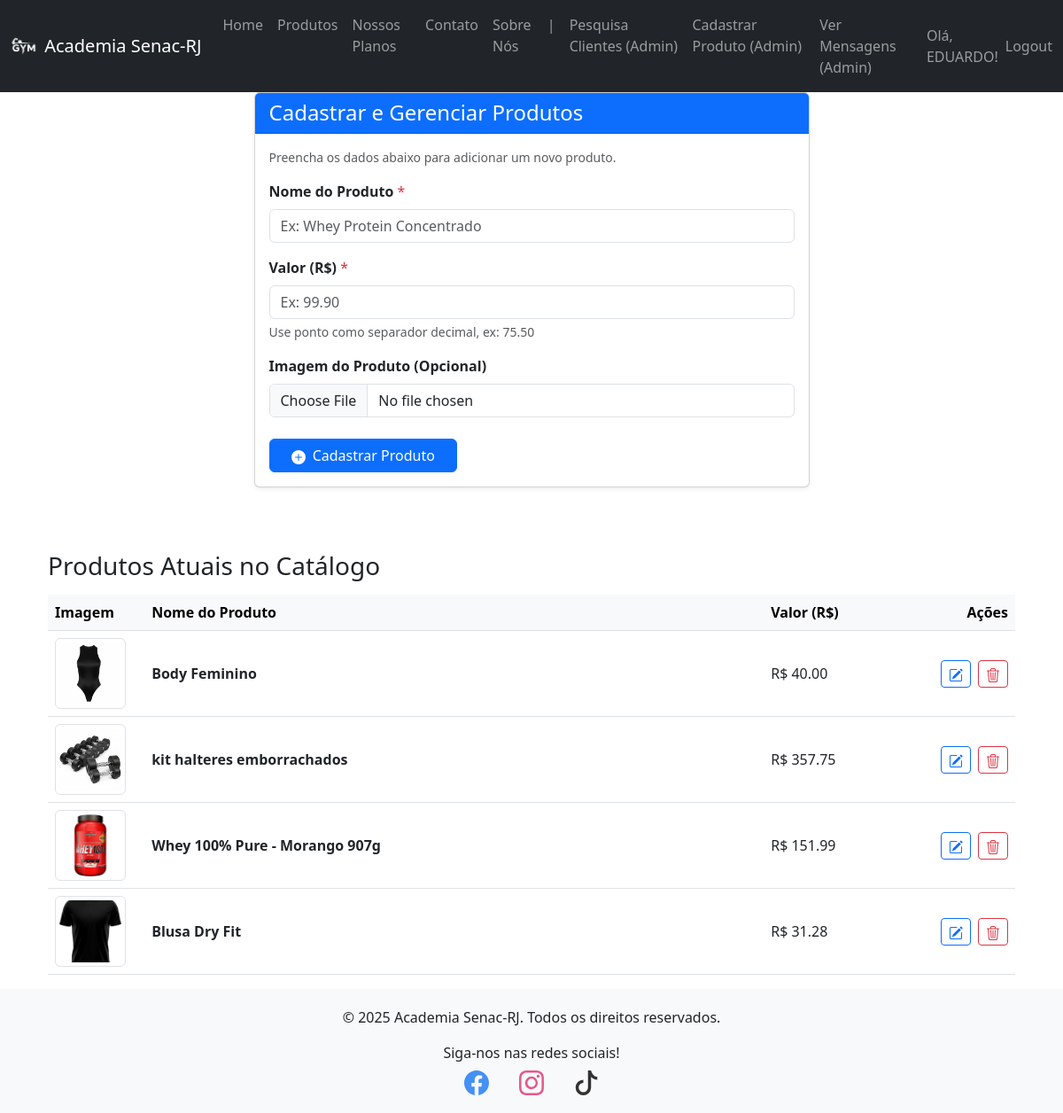
Screenshot of /gerenciamento/cadastrar-produto/ (signed in) with the database file from the repository.
### app_academia/models.py (models this page shows, shortened)
class Produto(models.Model):
    nome_produto = models.CharField(max_length=100)
    valor = models.DecimalField(max_digits=10, decimal_places=2)
    imagem_produto = models.ImageField(upload_to='produtos_imagens/', blank=True, null=True)

### app_academia/views.py (the view)
# urls.py: path('gerenciamento/cadastrar-produto/', views.cadastrar_produto_view, name='cadastrar_produto'),
@staff_member_required
def cadastrar_produto_view(request):
    if request.method == 'POST':
        form = ProdutoForm(request.POST, request.FILES)
        if form.is_valid():
            produto_salvo = form.save()
            messages.success(request, f"Produto '{produto_salvo.nome_produto}' cadastrado com sucesso!")
            return redirect('app_academia:produtos')
        else:
            messages.error(request, "Erro ao cadastrar o produto. Por favor, verifique os dados informados.")
    else:
        form = ProdutoForm()
        produtos_cadastrados = Produto.objects.all().order_by('-id')
    context = {
        'form': form,
        'produtos_cadastrados': produtos_cadastrados,
        'titulo_pagina': 'Cadastrar e Gerenciar Produtos (Admin)'
    }
    return render(request, 'app_academia/cadastrar_produto.html', context)

### app_academia/forms.py
class ProdutoForm(forms.ModelForm):
    class Meta:
        model = Produto
        fields = ['nome_produto', 'valor', 'imagem_produto']
        widgets = {
            'nome_produto': forms.TextInput(attrs={'class': 'form-control', 'placeholder': 'Ex: Whey Protein Concentrado'}),
            'valor': forms.NumberInput(attrs={'class': 'form-control', 'step': '0.01', 'placeholder': 'Ex: 99.90'}),
            'imagem_produto': forms.ClearableFileInput(attrs={'class': 'form-control'}),
        }
        labels = {
            'nome_produto': 'Nome do Produto',
            'valor': 'Valor (R$)',
            'imagem_produto': 'Imagem do Produto (Opcional)',
        }
        help_texts = {
            'valor': 'Use ponto como separador decimal, ex: 75.50',
        }

### app_academia/templates/app_academia/cadastrar_produto.html (shortened to what this page needs)
{% extends "app_academia/base.html" %}
{% load static %}
{% block content %}
<div class="container mt-4">
    <div class="row justify-content-center">
        <div class="col-md-8 col-lg-7">
            <div class="card shadow-sm mb-5">
                <div class="card-header bg-primary text-white">
                    <h4 class="my-0">{{ titulo_pagina|safe|cut:" (Admin)" }}</h4>
                </div>
                <div class="card-body">
                    <p class="text-muted small">Preencha os dados abaixo para adicionar um novo produto.</p>
                    <form method="post" enctype="multipart/form-data">
                        {% for field in form %}
                            <div class="mb-3">
                                <label for="{{ field.id_for_label }}" class="form-label">
                                    <strong>{{ field.label }}</strong>
                                    {% if field.field.required %}<span class="text-danger">*</span>{% endif %}
                                </label>
                                {{ field }}
                                {% if field.help_text %}<small class="form-text text-muted d-block mt-1">{{ field.help_text }}</small>{% endif %}
                            </div>
                        {% endfor %}
                        <div class="d-grid gap-2 d-md-flex justify-content-md-start mt-4">
                            <button type="submit" class="btn btn-primary px-4">
                                <svg xmlns="http://www.w3.org/2000/svg" width="16" height="16" fill="currentColor" class="bi bi-plus-circle-fill me-1" viewBox="0 0 16 16">
                                    <path d="M16 8A8 8 0 1 1 0 8a8 8 0 0 1 16 0M8.5 4.5a.5.5 0 0 0-1 0v3h-3a.5.5 0 0 0 0 1h3v3a.5.5 0 0 0 1 0v-3h3a.5.5 0 0 0 0-1h-3z"/>
                                </svg>
                                Cadastrar Produto
                            </button>
                        </div>
                    </form>
                </div>
            </div>
        </div>
    </div>
    <div class="row mt-4">
        <div class="col-md-12">
            <h3 class="mb-3">Produtos Atuais no Catálogo</h3>
            {% if produtos_cadastrados %}
                <div class="table-responsive">
                    <table class="table table-hover align-middle">
                        <thead class="table-light">
                            <tr>
                                <th style="width: 10%;">Imagem</th>
                                <th>Nome do Produto</th>
                                <th style="width: 15%;">Valor (R$)</th>
                                <th style="width: 120px; text-align: right;">Ações</th>
                            </tr>
                        </thead>
                        <tbody>
                            {% for produto_item in produtos_cadastrados %}
                            <tr>
                                <td>
                                    {% if produto_item.imagem_produto %}
                                        <img src="{{ produto_item.imagem_produto.url }}" alt="{{ produto_item.nome_produto }}" class="img-thumbnail" style="width: 80px; height: 80px; object-fit: cover;">
                                    {% else %}
                                        <div class="img-thumbnail d-flex align-items-center justify-content-center bg-light text-muted" style="width: 80px; height: 80px;">
                                            <small>Sem Imagem</small>
                                        </div>
                                    {% endif %}
                                </td>
                                <td class="fw-bold">{{ produto_item.nome_produto }}</td>
                                <td>R$ {{ produto_item.valor|stringformat:".2f" }}</td>
                                <td style="text-align: right;">
                                    <a href="{% url 'admin:app_academia_produto_change' produto_item.id %}" class="btn btn-sm btn-outline-primary me-1" target="_blank" title="Editar Produto {{ produto_item.nome_produto }}">
                                    </a>
                                    <form action="{% url 'app_academia:apagar_produto' produto_item.id %}" method="post" class="d-inline" onsubmit="return confirm('Tem certeza que deseja apagar o produto \'{{ produto_item.nome_produto|escapejs }}\'? Esta ação não pode ser desfeita.');">
                                        <button type="submit" class="btn btn-sm btn-outline-danger" title="Apagar Produto {{ produto_item.nome_produto }}">
                                        </button>
                                    </form>
                                </td>
                            </tr>
                            {% endfor %}
                        </tbody>
                    </table>
                </div>
            {% else %}
                <div class="alert alert-secondary text-center" role="alert">
                    Ainda não há produtos cadastrados. Use o formulário acima para começar!
                </div>
            {% endif %}
        </div>
    </div>
</div>
{% endblock %}

### app_academia/templates/app_academia/base.html (shortened to what this page needs)
{% load static %}
<!DOCTYPE html>
<html lang="pt-br">
<head>
    <link href="https://cdn.jsdelivr.net/npm/bootstrap@5.3.0-alpha1/dist/css/bootstrap.min.css" rel="stylesheet">
    <link rel="stylesheet" href="{% static 'app_academia/css/style.css' %}">
</head>
<body>
    <nav class="navbar navbar-expand-lg navbar-dark bg-dark fixed-top">
        <div class="container-fluid">
            <a class="navbar-brand d-flex align-items-center" href="{% url 'app_academia:home' %}"><img src="{% static 'app_academia/img/logo.png' %}" alt="Academia SenacRJ Logo" height="30" class="me-2">Academia Senac-RJ</a>
            <div class="collapse navbar-collapse" id="navbarNav">
                <ul class="navbar-nav me-auto mb-2 mb-lg-0">
                    <li class="nav-item">
                        <a class="nav-link" href="{% url 'app_academia:home' %}">Home</a>
                    </li>
                    <li class="nav-item">
                        <a class="nav-link" href="{% url 'app_academia:produtos' %}">Produtos</a>
                    </li>
                    <li class="nav-item">
                        <a class="nav-link" href="{% url 'app_academia:planos' %}">Nossos Planos</a>
                    </li>
                    <li class="nav-item">
                        <a class="nav-link" href="{% url 'app_academia:contato' %}">Contato</a>
                    </li>
                    <li class="nav-item">
                        <a class="nav-link" href="{% url 'app_academia:sobre' %}">Sobre Nós</a>
                    </li>
                    {% if user.is_staff %}
                    <li class="nav-item">
                        <a class="nav-link" href="#">|</a>
                    </li>
                    <li class="nav-item">
                        <a class="nav-link" href="{% url 'app_academia:pesquisa_clientes' %}">Pesquisa Clientes (Admin)</a>
                    </li>
                    <li class="nav-item">
                        <a class="nav-link" href="{% url 'app_academia:cadastrar_produto' %}">Cadastrar Produto (Admin)</a>
                    </li>
                    <li class="nav-item">
                        <a class="nav-link" href="{% url 'app_academia:ver_mensagens_contato' %}">Ver Mensagens (Admin)</a>
                    </li>
                    {% endif %}
                </ul>
                <ul class="navbar-nav ms-auto align-items-center">
                    {% if user.is_authenticated %}
                        <li class="nav-item">
                            <span class="navbar-text me-2">Olá, {{ user.first_name|default:user.username }}!</span>
                        </li>
                        <li class="nav-item">
                        <form id="logout-form" action="{% url 'app_academia:logout' %}" method="post" class="d-inline">
                            <button type="submit" class="nav-link btn btn-link" style="border: none; background: none; padding: 0; vertical-align: baseline;">Logout</button>
                        </form>
                    </li>
                    {% endif %}
                </ul>
            </div>
        </div>
    </nav>
    <main class="container mt-4 main-content">
        {% block content %}
        {% endblock %}
    </main>
        <footer class="footer">
        <div class="container">
            <p>© {% now "Y" %} Academia Senac-RJ. Todos os direitos reservados.</p>
            <div class="social-icons mt-3">
                <p class="mb-2">Siga-nos nas redes sociais!</p>
                <a href="{% url 'app_academia:em_construcao' %}" target="_blank" rel="noopener noreferrer" class="social-icon" id="facebook-icon" title="Facebook">
                </a>
                <a href="{% url 'app_academia:em_construcao' %}" target="_blank" rel="noopener noreferrer" class="social-icon" id="instagram-icon" title="Instagram">
                </a>
                <a href="{% url 'app_academia:em_construcao' %}" target="_blank" rel="noopener noreferrer" class="social-icon" id="tiktok-icon" title="TikTok">
                    <svg xmlns="http://www.w3.org/2000/svg" width="28" height="28" fill="currentColor" class="bi bi-tiktok" viewBox="0 0 16 16">
                        <path d="M9 0h1.98c.144.715.54 1.617 1.235 2.512C12.895 3.389 13.797 4 15 4v2c-1.753 0-3.07-.814-4-1.829V11a5 5 0 1 1-5-5v2a3 3 0 1 0 3 3V0Z"/>
                    </svg>
                </a>
            </div>
        </div>
    </footer>
</body>
</html>

### app_academia/static/app_academia/css/style.css (style rules this page uses)
body { padding-top: 56px; display: flex; flex-direction: column; min-height: 100vh; }
.main-content { flex: 1; }
.footer { background-color: #f8f9fa; padding: 20px 0; text-align: center; margin-top: auto; }
.social-icons a { margin: 0 15px; text-decoration: none; display: inline-block; }
.social-icons svg { transition: transform 0.2s ease-in-out, opacity 0.2s ease-in-out; opacity: 0.8; }
#facebook-icon svg { color: #1877F2; }
#instagram-icon svg { color: #E1306C; }
#tiktok-icon svg { color: #010101; }

### rows the page displays
Produto: imagem_produto (picture), nome_produto "Body Feminino", valor "40.00"
Produto: imagem_produto (picture), nome_produto "kit halteres emborrachados", valor "357.75"
Produto: imagem_produto (picture), nome_produto "Whey 100% Pure - Morango 907g", valor "151.99"
Produto: imagem_produto (picture), nome_produto "Blusa Dry Fit", valor "31.28"

### other values shown
{{ user.first_name|default:user.username }} "EDUARDO"
{{ titulo_pagina|safe|cut:" (Admin)" }} "Cadastrar e Gerenciar Produtos"
{{ field.label }} "Nome do Produto" "Valor (R$)" "Imagem do Produto (Opcional)"
{{ field.help_text }} "Use ponto como separador decimal, ex: 75.50"
